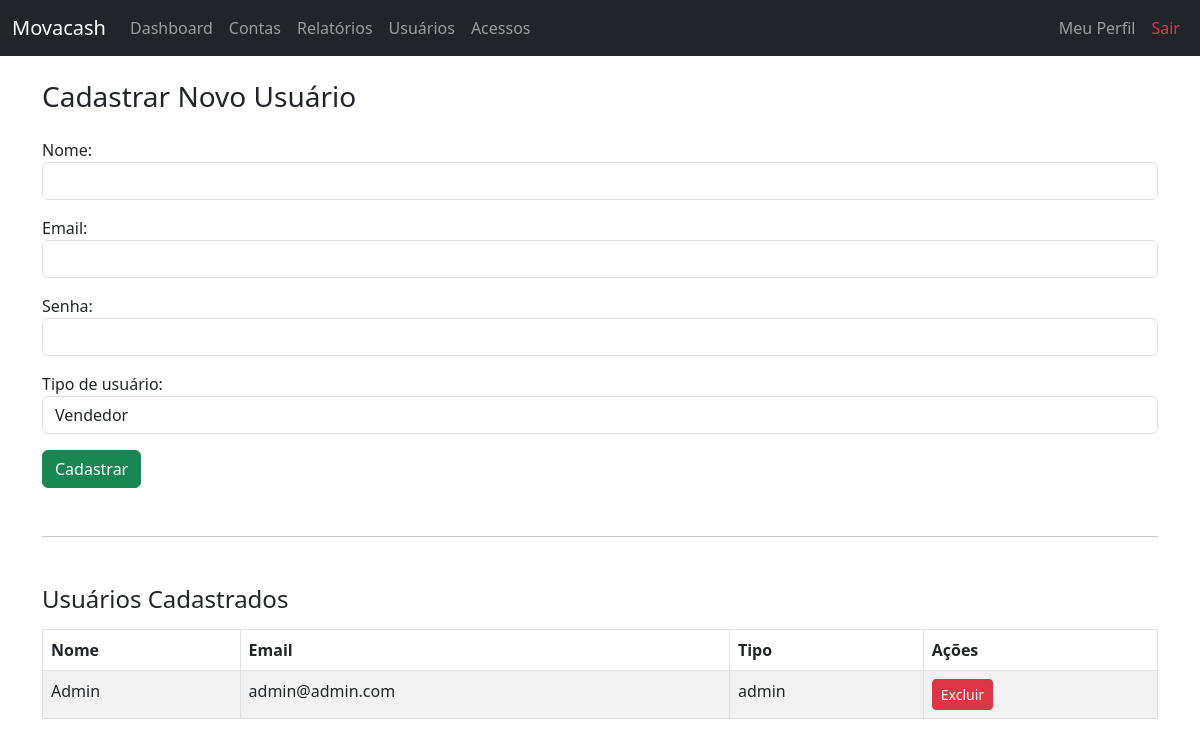
Page /cadastrar-usuario (signed in) on the earlier database version.
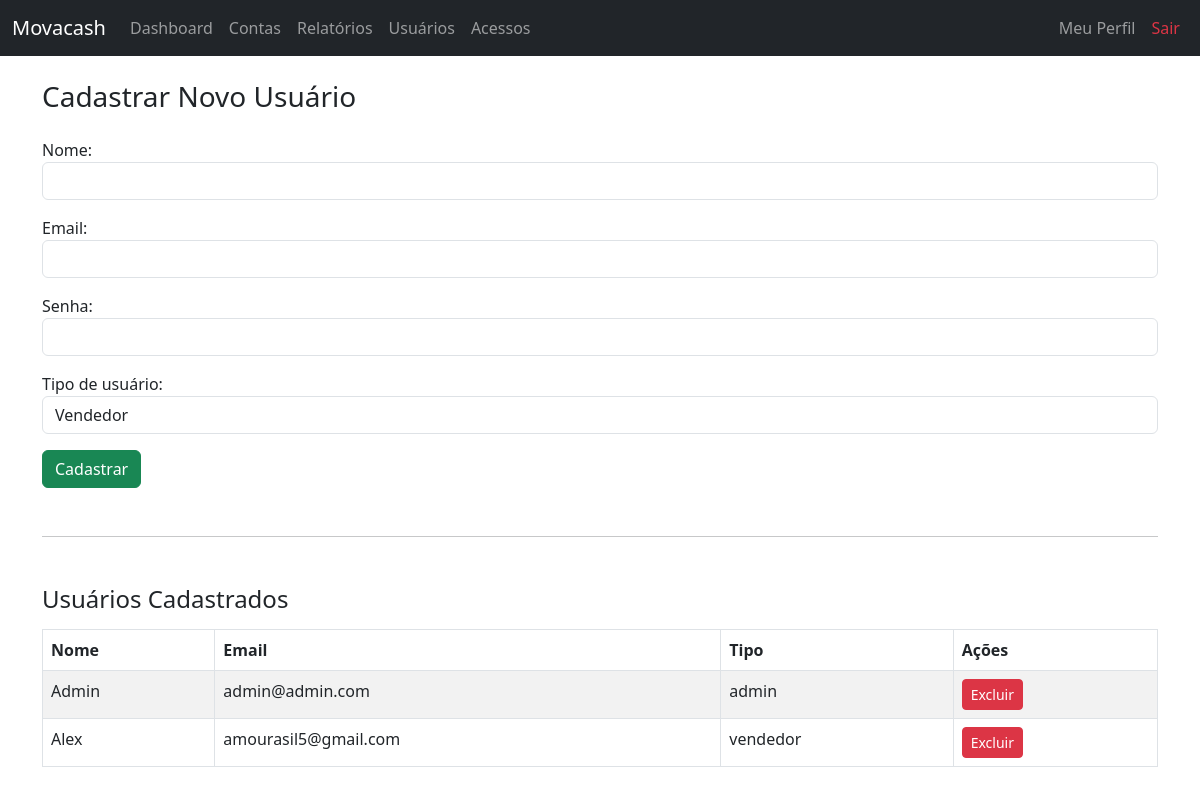
Same page on the later database version.
### app/models.py (models this page shows)
class Usuario(db.Model):
    __tablename__ = 'usuarios'
    id = db.Column(db.Integer, primary_key=True)
    nome = db.Column(db.String(100), nullable=False)
    email = db.Column(db.String(100), unique=True, nullable=False)
    senha = db.Column(db.String(100), nullable=False)
    tipo = db.Column(db.String(20), nullable=False, default='vendedor')
    ultimo_acesso = db.Column(db.DateTime)
    movimentacoes = db.relationship('Movimentacao', backref='usuario', lazy=True)
    contas = db.relationship('Conta', backref='usuario', lazy=True)

### app/routes.py (the view, shortened to what this page needs)
@bp.route('/cadastrar-usuario', methods=['GET', 'POST'])
@login_obrigatorio
def cadastrar_usuario():
    if session.get('tipo') != 'admin':
        return redirect(url_for('main.dashboard'))
    usuarios = Usuario.query.order_by(Usuario.nome).all()
    return render_template('cadastrar_usuario.html', usuarios=usuarios)

### app/utils.py (called while the page is built)
def login_obrigatorio(f):
    @wraps(f)
    def decorated_function(*args, **kwargs):
        if 'usuario_id' not in session:
            return redirect(url_for('main.login'))
        return f(*args, **kwargs)
    return decorated_function

### app/templates/cadastrar_usuario.html (shortened to what this page needs)
{% extends 'base.html' %}
{% block content %}
<h3 class="mb-4">Cadastrar Novo Usuário</h3>
<form method="POST">
    <div class="mb-3">
        <label>Nome:</label>
        <input type="text" name="nome" class="form-control" required>
    </div>
    <div class="mb-3">
        <label>Email:</label>
        <input type="email" name="email" class="form-control" required>
    </div>
    <div class="mb-3">
        <label>Senha:</label>
        <input type="password" name="senha" class="form-control" required>
    </div>
    <div class="mb-3">
        <label>Tipo de usuário:</label>
        <select name="tipo" class="form-control" required>
            <option value="vendedor">Vendedor</option>
        </select>
    </div>
    <button type="submit" class="btn btn-success">Cadastrar</button>
</form>
<hr class="my-5">
<h4 class="mb-3">Usuários Cadastrados</h4>
<table class="table table-striped table-bordered">
    <thead>
        <tr>
            <th>Nome</th>
            <th>Email</th>
            <th>Tipo</th>
            <th>Ações</th>
        </tr>
    </thead>
    <tbody>
        {% for u in usuarios %}
        <tr>
            <td>{{ u.nome }}</td>
            <td>{{ u.email }}</td>
            <td>{{ u.tipo }}</td>
            <td>
                <form action="{{ url_for('main.excluir_usuario', id=u.id) }}" method="POST" style="display:inline;" onsubmit="return confirm('Deseja realmente excluir este usuário?');">
                    <button type="submit" class="btn btn-sm btn-danger">Excluir</button>
                </form>
            </td>
        </tr>
        {% endfor %}
    </tbody>
</table>
{% endblock %}

### app/templates/base.html (shortened to what this page needs)
<!DOCTYPE html>
<html lang="pt-br">
<head>
    <link href="https://cdn.jsdelivr.net/npm/bootstrap@5.3.0/dist/css/bootstrap.min.css" rel="stylesheet">
</head>
<body>
    <nav class="navbar navbar-expand-lg navbar-dark bg-dark fixed-top">
        <div class="container-fluid">
            <a class="navbar-brand" href="{% if session.tipo == 'admin' %}{{ url_for('main.dashboard') }}{% else %}{{ url_for('main.caixa') }}{% endif %}">Movacash</a>
            <div class="collapse navbar-collapse" id="navbarNav">
                <ul class="navbar-nav me-auto">
                    {% if session.tipo == 'admin' %}
                        <li class="nav-item">
                            <a class="nav-link" href="{{ url_for('main.dashboard') }}">Dashboard</a>
                        </li>
                        <li class="nav-item">
                            <a class="nav-link" href="{{ url_for('main.contas') }}">Contas</a>
                        </li>
                        <li class="nav-item">
                            <a class="nav-link" href="{{ url_for('main.relatorios') }}">Relatórios</a>
                        </li>
                        <li class="nav-item">
                            <a class="nav-link" href="{{ url_for('main.cadastrar_usuario') }}">Usuários</a>
                        </li>
                        <li class="nav-item">
                            <a class="nav-link" href="{{ url_for('main.acessos') }}">Acessos</a>
                        </li>
                    {% elif session.tipo == 'vendedor' %}
                        <li class="nav-item">
                            <a class="nav-link" href="{{ url_for('main.caixa') }}">Caixa</a>
                        </li>
                    {% endif %}
                </ul>
                <ul class="navbar-nav ms-auto">
                    <li class="nav-item">
                        <a class="nav-link" href="{{ url_for('main.perfil') }}">Meu Perfil</a>
                    </li>
                    <li class="nav-item">
                        <a class="nav-link text-danger" href="{{ url_for('main.logout') }}">Sair</a>
                    </li>
                </ul>
            </div>
        </div>
    </nav>
    <div class="container" style="margin-top: 80px;">
        {% block content %}{% endblock %}
    </div>
</body>
</html>

Differences in the rows shown:
added Usuario: nome "Alex", email "amourasil5@gmail.com", tipo "vendedor"
